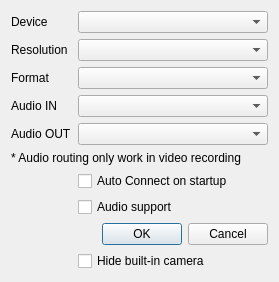
<?xml version="1.0" encoding="UTF-8"?>
<ui version="4.0">
 <class>Dialog</class>
 <widget class="QDialog" name="Dialog">
  <property name="windowModality">
   <enum>Qt::NonModal</enum>
  </property>
  <property name="geometry">
   <rect>
    <x>0</x>
    <y>0</y>
    <width>279</width>
    <height>259</height>
   </rect>
  </property>
  <property name="maximumSize">
   <size>
    <width>16777215</width>
    <height>300</height>
   </size>
  </property>
  <property name="windowTitle">
   <string>Device setup</string>
  </property>
  <property name="layoutDirection">
   <enum>Qt::LeftToRight</enum>
  </property>
  <layout class="QFormLayout" name="formLayout">
   <item row="2" column="0">
    <widget class="QLabel" name="label">
     <property name="text">
      <string>Device</string>
     </property>
    </widget>
   </item>
   <item row="2" column="1">
    <widget class="QComboBox" name="comboBox">
     <property name="mouseTracking">
      <bool>false</bool>
     </property>
    </widget>
   </item>
   <item row="3" column="0">
    <widget class="QLabel" name="label_2">
     <property name="text">
      <string>Resolution</string>
     </property>
    </widget>
   </item>
   <item row="3" column="1">
    <widget class="QComboBox" name="comboBox_2"/>
   </item>
   <item row="10" column="1">
    <widget class="QDialogButtonBox" name="buttonBox">
     <property name="orientation">
      <enum>Qt::Horizontal</enum>
     </property>
     <property name="standardButtons">
      <set>QDialogButtonBox::Cancel|QDialogButtonBox::Ok</set>
     </property>
    </widget>
   </item>
   <item row="4" column="0">
    <widget class="QLabel" name="label_3">
     <property name="text">
      <string>Format</string>
     </property>
    </widget>
   </item>
   <item row="4" column="1">
    <widget class="QComboBox" name="comboBox_3"/>
   </item>
   <item row="9" column="1">
    <widget class="QCheckBox" name="checkBoxAudio">
     <property name="text">
      <string>Audio support</string>
     </property>
    </widget>
   </item>
   <item row="5" column="0">
    <widget class="QLabel" name="label_4">
     <property name="text">
      <string>Audio IN</string>
     </property>
    </widget>
   </item>
   <item row="5" column="1">
    <widget class="QComboBox" name="comboBox_4">
     <property name="mouseTracking">
      <bool>false</bool>
     </property>
    </widget>
   </item>
   <item row="6" column="0">
    <widget class="QLabel" name="label_5">
     <property name="text">
      <string>Audio OUT</string>
     </property>
    </widget>
   </item>
   <item row="8" column="1">
    <widget class="QCheckBox" name="checkBoxAutoConnect">
     <property name="text">
      <string>Auto Connect on startup</string>
     </property>
    </widget>
   </item>
   <item row="11" column="1">
    <widget class="QCheckBox" name="checkBoxHideBuiltIn">
     <property name="text">
      <string>Hide built-in camera</string>
     </property>
    </widget>
   </item>
   <item row="6" column="1">
    <widget class="QComboBox" name="comboBox_5">
     <property name="mouseTracking">
      <bool>false</bool>
     </property>
    </widget>
   </item>
   <item row="7" column="0" colspan="2">
    <widget class="QLabel" name="label_7">
     <property name="text">
      <string>* Audio routing only work in video recording</string>
     </property>
    </widget>
   </item>
  </layout>
 </widget>
 <resources/>
 <connections>
  <connection>
   <sender>buttonBox</sender>
   <signal>accepted()</signal>
   <receiver>Dialog</receiver>
   <slot>accept()</slot>
   <hints>
    <hint type="sourcelabel">
     <x>248</x>
     <y>254</y>
    </hint>
    <hint type="destinationlabel">
     <x>157</x>
     <y>274</y>
    </hint>
   </hints>
  </connection>
  <connection>
   <sender>buttonBox</sender>
   <signal>rejected()</signal>
   <receiver>Dialog</receiver>
   <slot>reject()</slot>
   <hints>
    <hint type="sourcelabel">
     <x>316</x>
     <y>260</y>
    </hint>
    <hint type="destinationlabel">
     <x>286</x>
     <y>274</y>
    </hint>
   </hints>
  </connection>
 </connections>
</ui>
